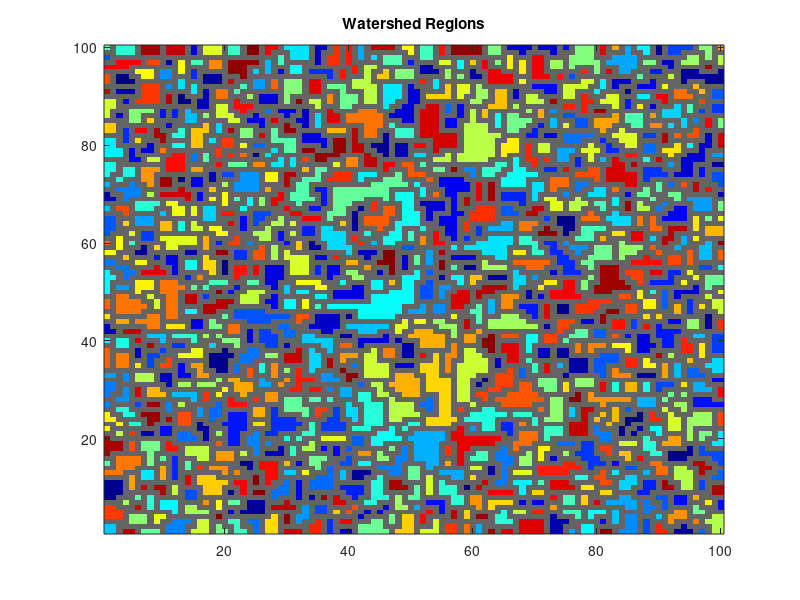

Reproduce this figure in MATLAB.
function Ldata = runWatershed(data, conn, bl_thresh, f_verb, verb_pref, f_disp)
% RUNWATERSHED determines peak regions using matlab watershed function.
%
% Usage:
%   Ldata = runWatershed(data, conn, bl_thresh, f_verb, verb_pref, f_disp)
%
% INPUTS:
%   data   -- 2D matrix of image data. defaults to peaks(100).
%   conn   -- pixel connection to be used by watershed. default 8. 
%   bl_thresh  -- power threshold used to cut off low power data to speed
%                 up computation. Default = [];
%   f_verb -- flag indicator whether to output text statements of progress.
%             0 - no output. 1 - output current function level.
%             defaults to 0. 
%   verb_pref -- prefix string for verbose output. defaults to ''.
%   f_disp -- flag indicator whether to plot. 
%             defaults to false, unless using default data.
% OUTPUTS:
%   Ldata: labelled region data
%
%   Copyright 2022 Prerau Lab - http://www.sleepEEG.org
%   This work is licensed under a Creative Commons Attribution-NonCommercial-ShareAlike 4.0 International License.
%   (http://creativecommons.org/licenses/by-nc-sa/4.0/)
%      
%   Please provide the following citation for all use:
%       Patrick A Stokes, Preetish Rath, Thomas Possidente, Mingjian He, Shaun Purcell, Dara S Manoach, 
%       Robert Stickgold, Michael J Prerau, Transient Oscillation Dynamics During Sleep Provide a Robust Basis 
%       for Electroencephalographic Phenotyping and Biomarker Identification, 
%       Sleep, 2022;, zsac223, https://doi.org/10.1093/sleep/zsac223
%
%**********************************************************************

%*************************
% Handle variable inputs *
%*************************
if nargin<6
    f_disp = [];
end
if nargin<5
    verb_pref = [];
end
if nargin<4
    f_verb = [];
end
if nargin<3
    bl_thresh = [];
end
if nargin<2
    conn = [];
end
if nargin<1   
    data = [];
end

%************************
% Set default arguments *
%************************
if isempty(f_disp)
    f_disp = false;
end
if isempty(verb_pref)
    verb_pref = '';
end

if isempty(f_verb)
    f_verb = 0;
end
if isempty(conn)
    conn = 8;
end
if isempty(data)
    N = 100;
    data = abs(peaks(N))+randn(N)*.5; % peaks(100); % 
    f_verb = 1;
    f_disp = 1;
end

%****************
% Run watershed *
%****************
if f_verb > 0
    disp([verb_pref 'Running watershed...']);
end


% Run watershed
if isempty(bl_thresh)
    % Run watershed
    Ldata = watershed(-data , conn);
else %EXPERIMENTAL: Threshold the data prior to running
    % set value used to mark regions labels where data should be excluded
    exclusion_val = intmax('uint16');
    
    % Set data below threshold to some high number (flintmax)
    below_thresh_inds = data < bl_thresh';
    data(below_thresh_inds) = flintmax;
    
    % Run watershed
    Ldata = watershed(-data , conn);
    
    % If region contains flintmax, set the region's label to exclusion_val
    for ii = 1:max(Ldata,[],'all','omitnan')
        region_inds = Ldata == ii;
        data_val = max(data(region_inds));
        if data_val == flintmax
            Ldata(region_inds) = exclusion_val;
        end
    end
end

if f_disp
    RGB2 = label2rgb(Ldata, 'jet', 'c', 'shuffle');
    R = squeeze(RGB2(:,:,1));
    G = squeeze(RGB2(:,:,2));
    B = squeeze(RGB2(:,:,3));
    R(~Ldata) = 100;
    G(~Ldata) = 100;
    B(~Ldata) = 100;
    RGB2 = cat(3,R,G,B);
    fh = figure('units','normalized','position',[0.7674    0.3978    0.4007    0.4811]);
    ax = axes(fh);
    imagesc(ax,RGB2);
    axis(ax,'xy');
    title(ax,'Watershed Regions');
end

%*******************************************************
% Label border pixels and determine region adjacencies *
%*******************************************************
if f_verb > 0
    disp([verb_pref 'Labeling watershed borders...']);
end

end


